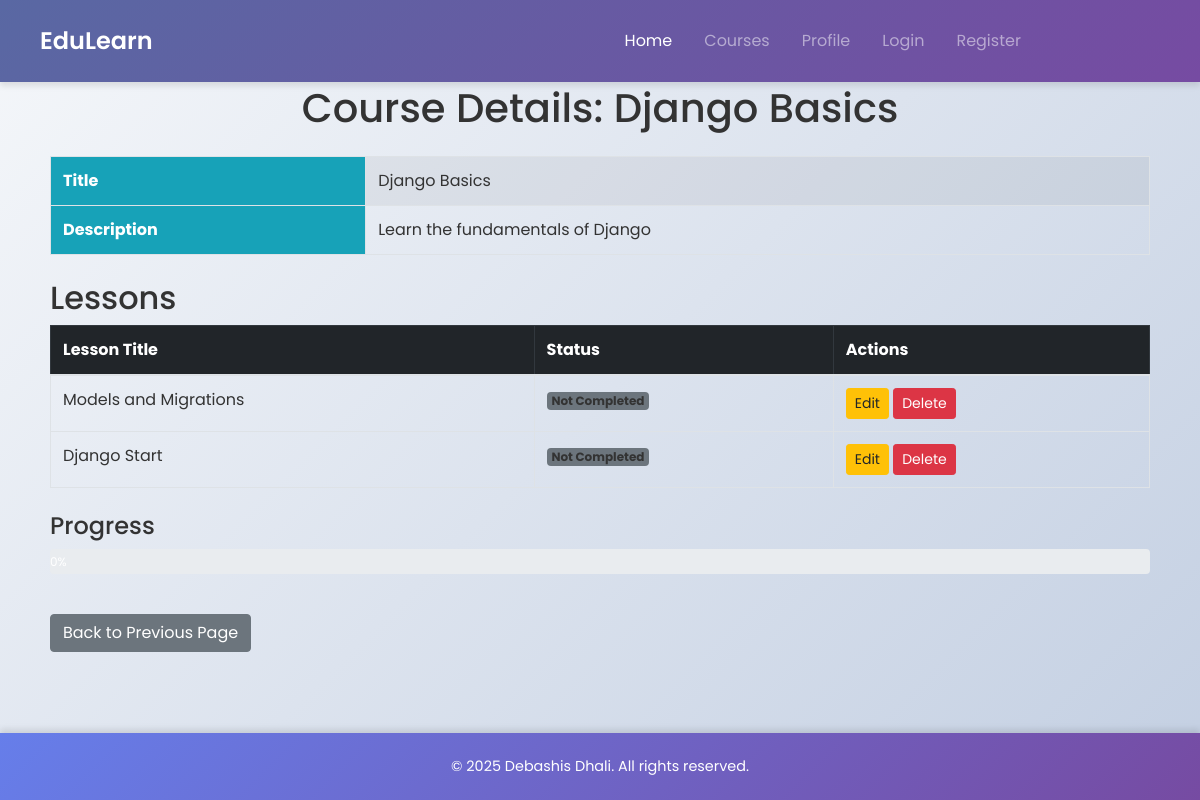
/courses/2/, run on the app's committed database.
### courses/models.py (models this page shows, shortened)
class Course(models.Model):
    title = models.CharField(max_length=200)
    description = models.TextField()
    duration = models.IntegerField(help_text="Duration in hours")
    thumbnail = models.ImageField(upload_to='course_thumbnails/', null=True, blank=True)
    created_at = models.DateTimeField(auto_now_add=True)

class Lesson(models.Model):
    course = models.ForeignKey(Course, on_delete=models.CASCADE, related_name='lessons')
    title = models.CharField(max_length=200)
    content = models.TextField()
    video_url = models.URLField(null=True, blank=True)
    completion_status = models.BooleanField(default=False)

### courses/views.py (the view)
# urls.py: path('<int:pk>/', CourseDetailView.as_view(), name='course_detail'),
class CourseDetailView(DetailView):
    model = Course
    template_name = 'courses/course_detail.html'
    context_object_name = 'course'
    def get_context_data(self, **kwargs):
        context = super().get_context_data(**kwargs)
        course = self.get_object()
        lessons = course.lessons.all()
        student = None
        completed_lesson_ids = []
        user = self.request.user
        if user.is_authenticated:
            try:
                student = Student.objects.get(email=user.email)
                completed_lesson_ids = student.completed_lessons.filter(course=course).values_list('id', flat=True)
            except Student.DoesNotExist:
                student = None
        context.update({
            'lessons': lessons,
            'student': student,
            'completed_lesson_ids': list(completed_lesson_ids),
            'progress_percent': int((len(completed_lesson_ids) / lessons.count()) * 100) if lessons.exists() else 0
        })
        return context

### courses/templates/courses/course_detail.html (shortened to what this page needs)
{% extends "courses/base.html" %} {% load static %}  {% block content %}
<div class="container mt-5">
  <h1 class="text-center mb-4">Course Details: {{ course.title }}</h1>
  <table class="table table-bordered table-striped">
    <tbody>
      <tr>
        <th class="bg-info text-white">Title</th>
        <td>{{ course.title }}</td>
      </tr>
      <tr>
        <th class="bg-info text-white">Description</th>
        <td>{{ course.description }}</td>
      </tr>
    </tbody>
  </table>
  <h2 class="mt-4">Lessons</h2>
  <table class="table table-bordered table-hover">
    <thead class="table-dark">
      <tr>
        <th>Lesson Title</th>
        <th>Status</th>
        <th>Actions</th>
      </tr>
    </thead>
    <tbody>
      {% for lesson in lessons %}
      <tr>
        <td>{{ lesson.title }}</td>
        <td>
          {% if student and lesson.id in completed_lesson_ids %}
          <span class="badge bg-success">Completed</span>
          {% else %}
          <span class="badge bg-secondary">Not Completed</span>
          {% endif %}
        </td>
        <td>
          <a
            href="{% url 'lesson_update' lesson.id %}"
            class="btn btn-warning btn-sm"
            >Edit</a
          >
          <form
            action="{% url 'lesson_delete' lesson.id %}"
            method="post"
            style="display: inline"
          >
            <button
              type="submit"
              class="btn btn-danger btn-sm"
              onclick="return confirm('Are you sure you want to delete this lesson?')"
            >
              Delete
            </button>
          </form>
        </td>
      </tr>
      {% empty %}
      <tr>
        <td colspan="3" class="text-center">
          No lessons available for this course.
        </td>
      </tr>
      {% endfor %}
    </tbody>
  </table>
  <div class="my-4">
    <h4>Progress</h4>
    <div class="progress" style="height: 25px;">
      <div
        class="progress-bar progress-bar-striped progress-bar-animated bg-success"
        role="progressbar"
        style="width: {{ progress_percent|default:'0' }}%;"
        aria-valuenow="{{ progress_percent|default:'0' }}"
        aria-valuemin="0"
        aria-valuemax="100"
      >
        {{ progress_percent|default:'0' }}%
      </div>
    </div>
  </div>
  <a href="javascript:history.back()" class="btn btn-secondary mt-3"
    >Back to Previous Page</a
  >
</div>
{% endblock %}

### courses/templates/courses/base.html (style rules this page uses)
html { font-size: 16px; }
body { font-family: "Poppins", sans-serif; background: linear-gradient(135deg, #f5f7fa, #c3cfe2); color: #333; min-height: 100vh; display: flex; flex-direction: column; }
.container { flex: 1; padding: 10px; gap: 27rem; }
.text-center { text-align: center; }

### data on the page
Course: title "Django Basics", description "Learn the fundamentals of Django"
Lesson: title "Models and Migrations"
Lesson: title "Django Start"

### other printed values
{{ progress_percent|default:'0' }} "0"
